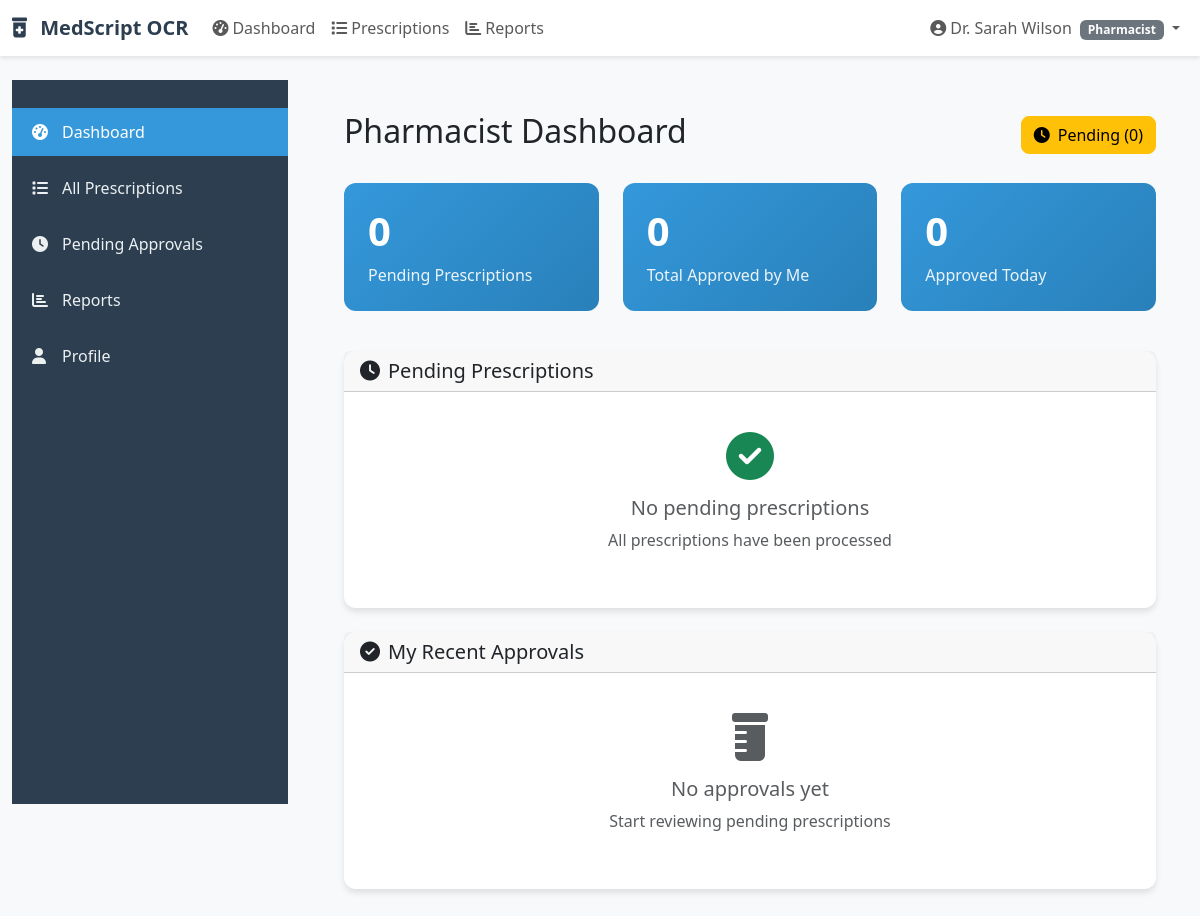
The page /dashboard (signed in) on the database as committed earlier.
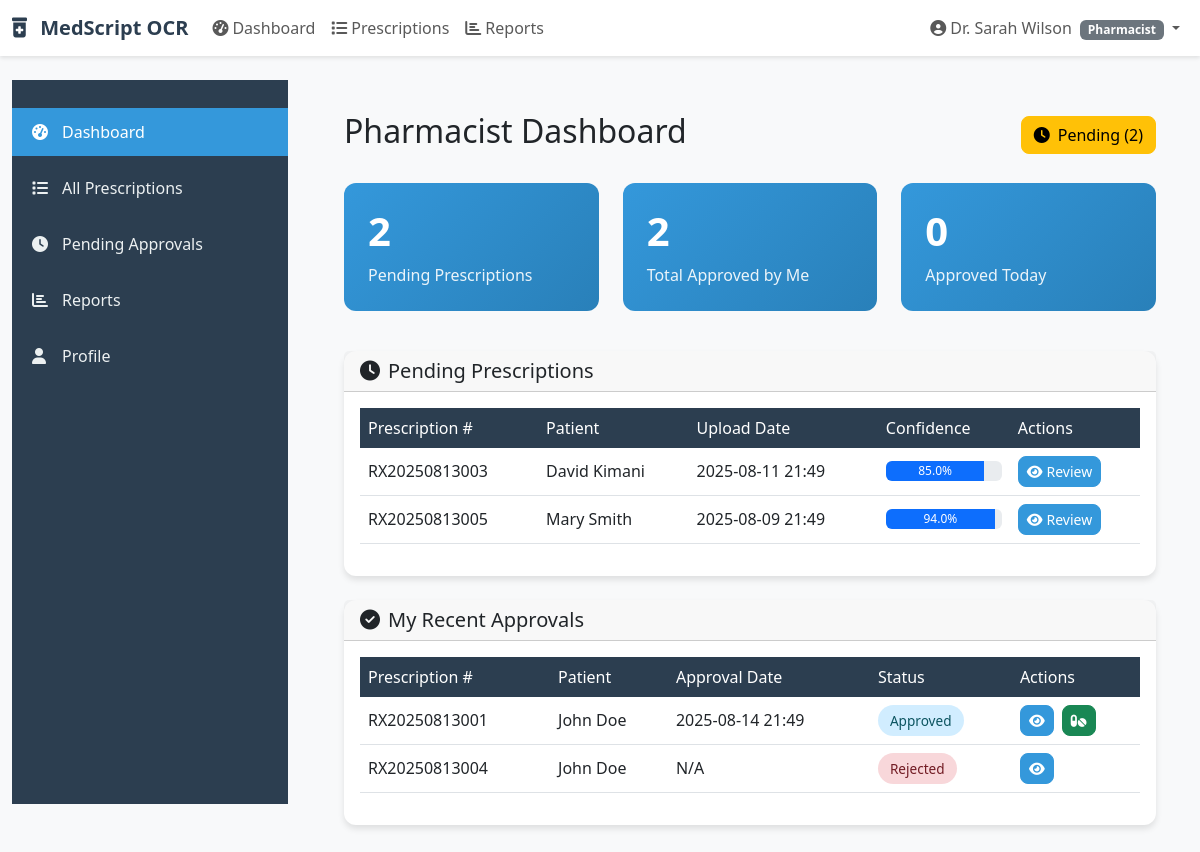
The same page on the database as committed later.
### app.py (models this page shows, shortened)
class Prescription(db.Model):
    __tablename__ = 'prescriptions'
    id = db.Column(db.Integer, primary_key=True)
    prescription_number = db.Column(db.String(50), unique=True, nullable=False, index=True)
    patient_id = db.Column(db.Integer, db.ForeignKey('users.id'), nullable=False, index=True)
    pharmacist_id = db.Column(db.Integer, db.ForeignKey('users.id'), index=True)
    status = db.Column(db.Enum(PrescriptionStatus), default=PrescriptionStatus.PENDING, index=True)
    original_image_path = db.Column(db.String(255))
    extracted_text = db.Column(db.Text)
    ocr_confidence = db.Column(db.Float)
    ocr_method = db.Column(db.String(100))
    structured_data = db.Column(db.Text)  # JSON string
    prescriber_name = db.Column(db.String(100))
    hospital_name = db.Column(db.String(100))
    prescription_date = db.Column(db.Date)
    uploaded_at = db.Column(db.DateTime, default=datetime.utcnow, index=True)
    processed_at = db.Column(db.DateTime)
    approved_at = db.Column(db.DateTime)
    dispensed_at = db.Column(db.DateTime)
    patient_notes = db.Column(db.Text)
    pharmacist_notes = db.Column(db.Text)
    rejection_reason = db.Column(db.Text)
    medications = db.relationship('PrescriptionMedication', backref='prescription',
                                lazy=True, cascade='all, delete-orphan')
    audit_logs = db.relationship('PrescriptionAuditLog', backref='prescription',
                               lazy=True, cascade='all, delete-orphan')

class User(UserMixin, db.Model):
    __tablename__ = 'users'
    id = db.Column(db.Integer, primary_key=True)
    username = db.Column(db.String(80), unique=True, nullable=False, index=True)
    email = db.Column(db.String(120), unique=True, nullable=False, index=True)
    password_hash = db.Column(db.String(255), nullable=False)
    role = db.Column(db.Enum(UserRole), nullable=False, default=UserRole.PATIENT)
    first_name = db.Column(db.String(50), nullable=False)
    last_name = db.Column(db.String(50), nullable=False)
    phone_number = db.Column(db.String(20))
    date_of_birth = db.Column(db.Date)
    patient_id = db.Column(db.String(20), unique=True, index=True)  # Hospital ID
    insurance_number = db.Column(db.String(50))
    emergency_contact = db.Column(db.String(100))
    license_number = db.Column(db.String(50), unique=True)
    pharmacy_name = db.Column(db.String(100))
    pharmacy_address = db.Column(db.Text)
    created_at = db.Column(db.DateTime, default=datetime.utcnow)
    last_login = db.Column(db.DateTime)
    is_active = db.Column(db.Boolean, default=True)
    email_verified = db.Column(db.Boolean, default=False)
    prescriptions = db.relationship('Prescription', backref='patient', lazy=True,
                                  foreign_keys='Prescription.patient_id')
    approved_prescriptions = db.relationship('Prescription', backref='pharmacist', lazy=True,
                                           foreign_keys='Prescription.pharmacist_id')
    def get_full_name(self):
        return f"{self.first_name} {self.last_name}"
    def is_patient(self):
        return self.role == UserRole.PATIENT
    def is_pharmacist(self):
        return self.role == UserRole.PHARMACIST
    def is_admin(self):
        return self.role == UserRole.ADMIN

### app.py (the view, shortened to what this page needs)
@app.route('/dashboard')
@login_required
def dashboard():
    if current_user.is_patient():
        prescriptions = Prescription.query.filter_by(patient_id=current_user.id)\
                                        .order_by(Prescription.uploaded_at.desc())\
                                        .limit(10).all()
        stats = {
            'total_prescriptions': Prescription.query.filter_by(patient_id=current_user.id).count(),
            'pending': Prescription.query.filter_by(patient_id=current_user.id,
                                                   status=PrescriptionStatus.PENDING).count(),
            'approved': Prescription.query.filter_by(patient_id=current_user.id,
                                                    status=PrescriptionStatus.APPROVED).count(),
            'dispensed': Prescription.query.filter_by(patient_id=current_user.id,
                                                     status=PrescriptionStatus.DISPENSED).count()
        }
        return render_template('patient_dashboard.html',
                             prescriptions=prescriptions, stats=stats)
    elif current_user.is_pharmacist():
        pending_prescriptions = Prescription.query.filter_by(status=PrescriptionStatus.PENDING)\
                                                 .order_by(Prescription.uploaded_at.desc())\
                                                 .limit(20).all()
        my_approvals = Prescription.query.filter_by(pharmacist_id=current_user.id)\
                                        .order_by(Prescription.approved_at.desc())\
                                        .limit(10).all()
        stats = {
            'pending_prescriptions': Prescription.query.filter_by(status=PrescriptionStatus.PENDING).count(),
            'my_approvals': Prescription.query.filter_by(pharmacist_id=current_user.id).count(),
            'approved_today': Prescription.query.filter_by(pharmacist_id=current_user.id)\
                                               .filter(Prescription.approved_at >= datetime.today()).count()
        }
        return render_template('pharmacist_dashboard.html',
                             pending_prescriptions=pending_prescriptions,
                             my_approvals=my_approvals,
                             stats=stats)

### app.py (called while the page is built)
@login_manager.user_loader
def load_user(user_id):
    return User.query.get(int(user_id))

### templates/pharmacist_dashboard.html (shortened to what the changed rows need)
{% extends "base.html" %}
{% block content %}
<div class="container-fluid mt-4">
    <div class="row">
        <div class="col-md-9">
            <div class="main-content">
                <div class="d-flex justify-content-between align-items-center mb-4">
                    <h2>Pharmacist Dashboard</h2>
                    <div>
                        <a href="{{ url_for('list_prescriptions') }}?status=pending" class="btn btn-warning">
                            <i class="fas fa-clock me-2"></i>Pending ({{ stats.pending_prescriptions }})
                        </a>
                    </div>
                </div>
                <div class="row mb-4">
                    <div class="col-md-4">
                        <div class="stats-card bg-warning">
                            <h3>{{ stats.pending_prescriptions }}</h3>
                            <p>Pending Prescriptions</p>
                        </div>
                    </div>
                    <div class="col-md-4">
                        <div class="stats-card bg-success">
                            <h3>{{ stats.my_approvals }}</h3>
                            <p>Total Approved by Me</p>
                        </div>
                    </div>
                </div>
                <div class="card mb-4">
                    <div class="card-body">
                        {% if pending_prescriptions %}
                            <div class="table-responsive">
                                <table class="table table-hover">
                                    <thead>
                                        <tr>
                                            <th>Prescription #</th>
                                            <th>Patient</th>
                                            <th>Upload Date</th>
                                            <th>Confidence</th>
                                            <th>Actions</th>
                                        </tr>
                                    </thead>
                                    <tbody>
                                        {% for prescription in pending_prescriptions %}
                                        <tr>
                                            <td>{{ prescription.prescription_number }}</td>
                                            <td>{{ prescription.patient.get_full_name() }}</td>
                                            <td>{{ prescription.uploaded_at.strftime('%Y-%m-%d %H:%M') }}</td>
                                            <td>
                                                {% if prescription.ocr_confidence %}
                                                    <div class="progress" style="height: 20px;">
                                                        <div class="progress-bar" role="progressbar"
                                                             style="width: {{ (prescription.ocr_confidence * 100)|round(1) }}%">
                                                            {{ (prescription.ocr_confidence * 100)|round(1) }}%
                                                        </div>
                                                    </div>
                                                {% else %}
                                                    N/A
                                                {% endif %}
                                            </td>
                                            <td>
                                                <a href="{{ url_for('view_prescription', id=prescription.id) }}"
                                                   class="btn btn-sm btn-primary">
                                                    <i class="fas fa-eye me-1"></i>Review
                                                </a>
                                            </td>
                                        </tr>
                                        {% endfor %}
                                    </tbody>
                                </table>
                            </div>
                        {% else %}
                            <div class="text-center py-4">
                                <i class="fas fa-check-circle fa-3x text-success mb-3"></i>
                                <h5 class="text-muted">No pending prescriptions</h5>
                                <p class="text-muted">All prescriptions have been processed</p>
                            </div>
                        {% endif %}
                    </div>
                </div>
                <div class="card">
                    <div class="card-body">
                        {% if my_approvals %}
                            <div class="table-responsive">
                                <table class="table table-hover">
                                    <thead>
                                        <tr>
                                            <th>Prescription #</th>
                                            <th>Patient</th>
                                            <th>Approval Date</th>
                                            <th>Status</th>
                                            <th>Actions</th>
                                        </tr>
                                    </thead>
                                    <tbody>
                                        {% for prescription in my_approvals %}
                                        <tr>
                                            <td>{{ prescription.prescription_number }}</td>
                                            <td>{{ prescription.patient.get_full_name() }}</td>
                                            <td>{{ prescription.approved_at.strftime('%Y-%m-%d %H:%M') if prescription.approved_at else 'N/A' }}</td>
                                            <td>
                                                <span class="status-badge status-{{ prescription.status.value }}">
                                                    {{ prescription.status.value.title() }}
                                                </span>
                                            </td>
                                            <td>
                                                <a href="{{ url_for('view_prescription', id=prescription.id) }}"
                                                   class="btn btn-sm btn-primary">
                                                    <i class="fas fa-eye"></i>
                                                </a>
                                                {% if prescription.status.value == 'approved' %}
                                                    <form method="POST" action="{{ url_for('dispense_prescription', id=prescription.id) }}"
                                                          style="display: inline;" onsubmit="return confirm('Mark as dispensed?')">
                                                        <button type="submit" class="btn btn-sm btn-success ms-1">
                                                            <i class="fas fa-pills"></i>
                                                        </button>
                                                    </form>
                                                {% endif %}
                                            </td>
                                        </tr>
                                        {% endfor %}
                                    </tbody>
                                </table>
                            </div>
                        {% else %}
                            <div class="text-center py-4">
                                <i class="fas fa-prescription-bottle fa-3x text-muted mb-3"></i>
                                <h5 class="text-muted">No approvals yet</h5>
                                <p class="text-muted">Start reviewing pending prescriptions</p>
                            </div>
                        {% endif %}
                    </div>
                </div>
            </div>
        </div>
    </div>
</div>
{% endblock %}

Rows that differ between the two databases and show on the page:
added Prescription: prescription_number "RX20250813003", patient.get_full_name "David Kimani", uploaded_at "2025-08-11 21:49", (prescription.ocr_confidence*100)|round(1) "85.0", shown under "Pending Prescriptions"
added Prescription: prescription_number "RX20250813005", patient.get_full_name "Mary Smith", uploaded_at "2025-08-09 21:49", (prescription.ocr_confidence*100)|round(1) "94.0", shown under "Pending Prescriptions"
added Prescription: prescription_number "RX20250813001", patient.get_full_name "John Doe", approved_at "2025-08-14 21:49", status.value "Approved", shown under "My Recent Approvals"
added Prescription: prescription_number "RX20250813004", patient.get_full_name "John Doe", approved_at "N/A", status.value "Rejected", shown under "My Recent Approvals"
Other text that changed with them:
{{ stats.pending_prescriptions }}: "0" → "2"
{{ stats.my_approvals }}: "0" → "2"
text no longer shown: "No pending prescriptions All prescriptions have been processed No approvals yet Start reviewing pending prescriptions"
text now shown: "Prescription # Patient Upload Date Confidence Actions Prescription # Patient Approval Date Status Actions"
